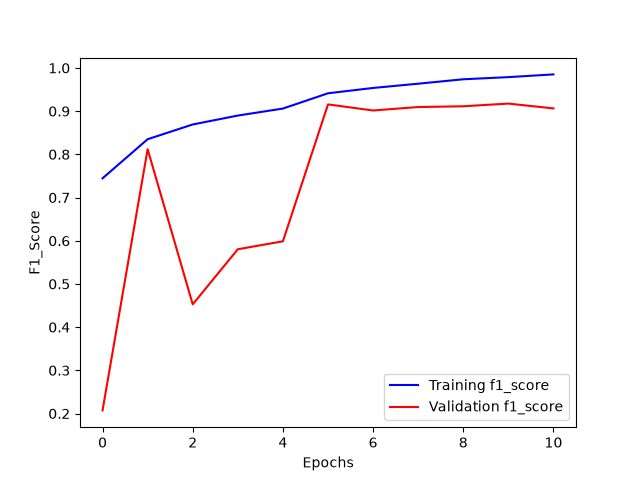

This figure's Python source:
# %%
# Pour la manipulation de tableaux
import numpy as np

# Imports nécessaires pour construire un modèle CNN avec l'API fonctionnelle de Keras
from tensorflow.keras.layers import Input, Dense
from tensorflow.keras.models import Model,load_model
from tensorflow.keras.layers import Dropout 
from tensorflow.keras.layers import Flatten
from tensorflow.keras.layers import Conv2D 
from tensorflow.keras.layers import MaxPooling2D
from tensorflow.keras.layers import Rescaling
from tensorflow.keras.layers import BatchNormalization,GlobalAveragePooling2D
from tensorflow.keras.preprocessing import image_dataset_from_directory
from tensorflow.keras.regularizers import l2
from sklearn.metrics import f1_score, accuracy_score, classification_report
from sklearn.utils.class_weight import compute_class_weight

# Pour encoder les labels
from tensorflow.keras.utils import to_categorical 

# Pour évaluer les performances 
from sklearn import metrics

# Pour visualiser les performances
import matplotlib.pyplot as plt
from matplotlib import cm
import seaborn as sns
import keras



# %%
import tensorflow as tf
tf.config.list_physical_devices('GPU')

# %%
train_ds = image_dataset_from_directory(
    directory="../../../COVID-19_Radiography_Dataset_split/train_augmented/",                                 
    image_size=(299, 299),
    batch_size = 32,
    labels="inferred",
    shuffle=True,
    seed=42,
    color_mode='grayscale'
    
)

# %%
train_ds_not_augmented = image_dataset_from_directory(
    directory="../../../COVID-19_Radiography_Dataset_split/train/",                                 
    image_size=(299, 299),
    batch_size = 32,
    labels="inferred",
    shuffle=True,
    seed = 42,
    color_mode='grayscale'
    
)


# %%
val_ds = image_dataset_from_directory(
    directory="../../../COVID-19_Radiography_Dataset_split/validation/",                                 
    image_size=(299, 299),
    batch_size = 32,
    labels="inferred",
    seed = 42,
    shuffle=True,
    color_mode='grayscale'
)



# %%
test_ds = image_dataset_from_directory(
    directory="../../../COVID-19_Radiography_Dataset_split/test/",                                 
    image_size=(299, 299),
    batch_size = 32,
    labels="inferred",
    seed = 42,
    shuffle=True,
    color_mode='grayscale'
)

# à calculer sur les labels du train 
y_train_not_augmented = np.concatenate([labels for images, labels in train_ds_not_augmented], axis=0)
class_weights = compute_class_weight('balanced', classes=np.unique(y_train_not_augmented), y=y_train_not_augmented)
class_weight_dict = dict(enumerate(class_weights))


# %%
from tensorflow.keras.callbacks import Callback
from timeit import default_timer as timer

class TimingCallback(Callback):
    def __init__(self, logs={}):
        self.logs=[]
    def on_epoch_begin(self, epoch, logs={}):
        self.starttime = timer()
    def on_epoch_end(self, epoch, logs={}):
        self.logs.append(timer()-self.starttime)

@keras.saving.register_keras_serializable()
class SparseF1Score(tf.keras.metrics.F1Score):
    """F1Score de Keras adaptée aux labels sparses (entiers) plutôt que one-hot."""
    def __init__(self, num_classes, **kwargs):
        super().__init__(**kwargs)
        self.num_classes_ = num_classes

    def update_state(self, y_true, y_pred, sample_weight=None):
        y_true = tf.one_hot(tf.cast(tf.reshape(y_true, [-1]), tf.int32), depth=self.num_classes_)
        return super().update_state(y_true, y_pred, sample_weight)
    

# %%
from tensorflow.keras.callbacks import ReduceLROnPlateau, EarlyStopping

early_stopping = EarlyStopping(
    patience=5,
    min_delta=0.01,
    verbose=1,
    mode='max',
    monitor='val_f1_score')

reduce_learning_rate = ReduceLROnPlateau(
                                    monitor="val_f1_score",
                                    patience=3, # si val_f1_score stagne sur 3 epochs consécutives selon la valeur min_delta
                                    min_delta=0.01,
                                    factor=0.1,  # On réduit le learning rate d'un facteur 0.1
                                    cooldown=4,  # On attend 4 epochs avant de réitérer 
                                    mode='max',
                                    verbose=1)

time_callback = TimingCallback()

# %%
# Instanciation des couches
inputs = Input(shape=(299, 299, 1), name="Input")

normalization_layer=Rescaling(1./255)

#layer 1 à 3
layer1 = Conv2D(
    filters=32,
    kernel_size=(3, 3),
    padding='same',
    activation='relu',
    name='conv_layer1',
    #kernel_regularizer=l2(1e-4)
)

layer2=BatchNormalization(name="BatchNormalization1")

layer3 = MaxPooling2D(
    pool_size=(2, 2),
    name='max_pooling_layer1'
)
#layer 4 à 6
layer4 = Conv2D(
    filters=64,
    kernel_size=(3, 3),
    padding='same',
    activation='relu',
    name='conv_layer2',
    #kernel_regularizer=l2(1e-4)
)

layer5=BatchNormalization(name="BatchNormalization2")

layer6 = MaxPooling2D(
    pool_size=(2, 2),
    name='max_pooling_layer2'
)

#layer 7 à 9
layer7 = Conv2D(
    filters=128,
    kernel_size=(3, 3),
    padding='same',
    activation='relu',
    name='conv_layer3',
    #kernel_regularizer=l2(1e-4)
)

layer8=BatchNormalization(name="BatchNormalization3")

layer9 = MaxPooling2D(
    pool_size=(2, 2),
    name='max_pooling_layer3'
)

#layer 10 à 12
layer10 = Conv2D(
    filters=256,
    kernel_size=(3, 3),
    padding='same',
    activation='relu',
    name='conv_layer4',
    #kernel_regularizer=l2(1e-4)
)

layer11=BatchNormalization(name="BatchNormalization4")

layer12 = MaxPooling2D(
    pool_size=(2, 2),
    name='max_pooling_layer4'
)


#layer 13 à 15
layer13 = Conv2D(
    filters=512,
    kernel_size=(3, 3),
    padding='same',
    activation='relu',
    name='conv_layer5',
    #kernel_regularizer=l2(1e-4)
)

layer14=BatchNormalization(name="BatchNormalization5")

layer15 = MaxPooling2D(
    pool_size=(2, 2),
    name='max_pooling_layer5'
)

#layer 16 à 18
layer16 = Conv2D(
    filters=1024,
    kernel_size=(3, 3),
    padding='same',
    activation='relu',
    name='conv_layer6',
    #kernel_regularizer=l2(1e-4)
)

layer17=BatchNormalization(name="BatchNormalization6")

layer18 = MaxPooling2D(
    pool_size=(2, 2),
    name='max_pooling_layer6'
)

#layer 19 à 22
layer19 = GlobalAveragePooling2D()
layer20 = Dropout(rate=0.3)

#layer21 = Flatten()

layer21 = Dense(
    units=128,
    activation='relu',
    name='dense_hidden_layer'
    
)

layer22 = Dropout(rate=0.3)

output_layer = Dense(
    units=4,
    activation='softmax',
    name='output_layer'
)


# %%
# Utilisation des couches
x= normalization_layer(inputs)
x = layer1(x)
x = layer2(x)
x = layer3(x)
x = layer4(x)
x = layer5(x)
x = layer6(x)
x = layer7(x)
x = layer8(x)
x = layer9(x)
x = layer10(x)
x = layer11(x)
x = layer12(x)
x = layer13(x)
x = layer14(x)
x = layer15(x)
x = layer16(x)
x = layer17(x)
x = layer18(x)
x = layer19(x)
x = layer20(x)
x = layer21(x)
x = layer22(x)



# Création du modèle
outputs = output_layer(x)
model = Model(inputs=inputs, outputs=outputs)

# %%

import keras
model.compile(loss='sparse_categorical_crossentropy', # fonction de perte
              optimizer='adam',                # algorithme d'optimisation
              metrics=[SparseF1Score(num_classes=4, average='macro', name='f1_score')])            # métrique d'évaluation

model_history = model.fit(train_ds,
                          validation_data=val_ds,
                          epochs=50,
                          callbacks = [reduce_learning_rate,
                                       early_stopping,
                                       time_callback],
#                          class_weight=class_weight_dict,  # <-- ajouté             
                          shuffle=False) 

model.save('cnn_1024.keras')




# %%
# Labels des axes
plt.xlabel('Epochs')
plt.ylabel('F1_Score')

# Courbe de la précision sur l'échantillon d'entrainement
plt.plot(
         model_history.history['f1_score'],
         label='Training f1_score',
         color='blue')

# Courbe de la précision sur l'échantillon de test
plt.plot(
         model_history.history['val_f1_score'], 
         label='Validation f1_score',
         color='red')

# Affichage de la légende
plt.legend()



# Sauvegarde
plt.savefig('cnn_1024.png')
np.save('cnn_1024.npy',model_history.history)

# Affichage de la figure
plt.show()
